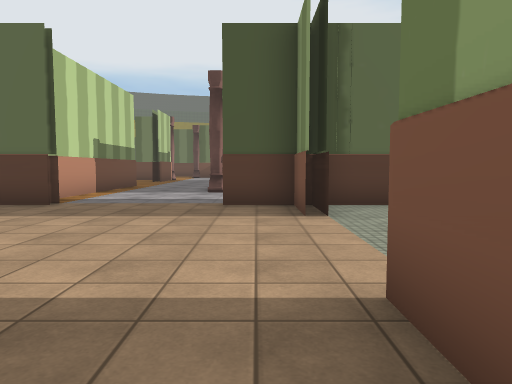
View 1 (above)

24 first-person views from a walk through a Unity game level. The camera is 1.3 m above the floor, tilts 4° down and sees 70° across. The floor is counted in squares, 2 m on a side. Each view is taken from the middle of a square. On the plan, view 1 faces up. The plan holds only what a view shows up to about 11 squares ahead; the rest is blank. The place goes on beyond the plan. Some surface patterns are stand-ins.

View 2
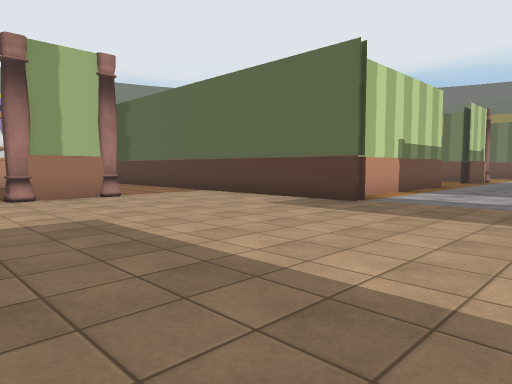

View 3
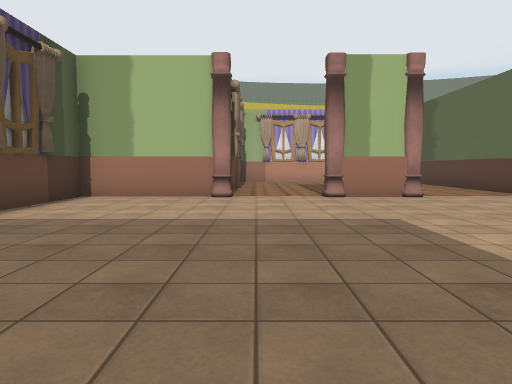

View 4
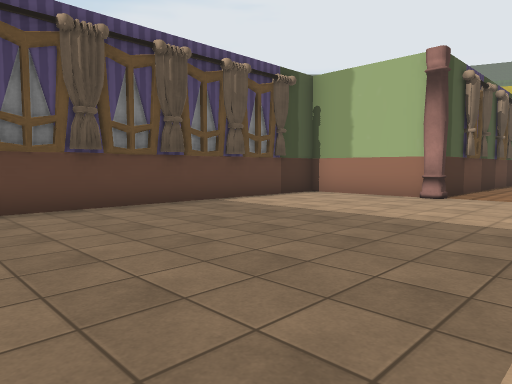

View 5
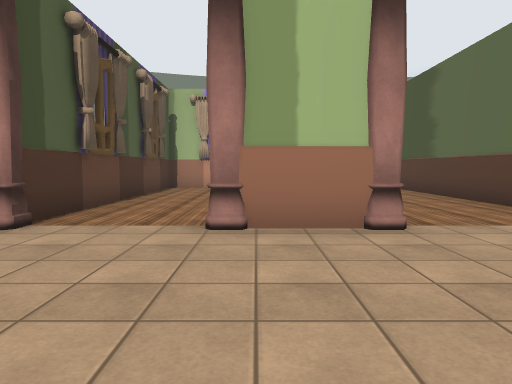

View 6
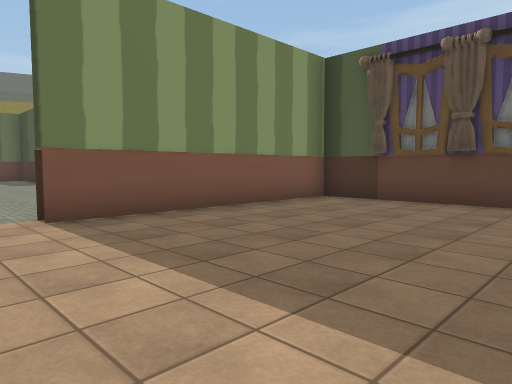

View 7
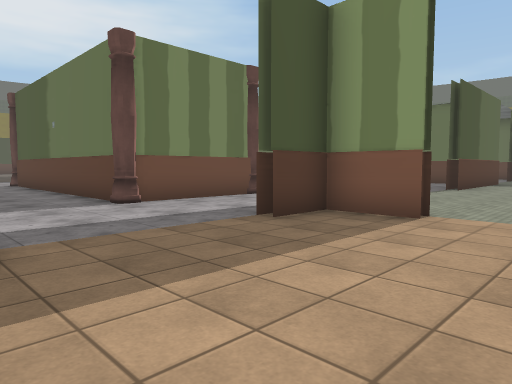

View 8
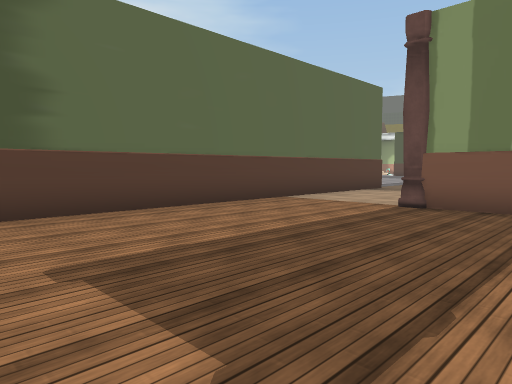

View 9
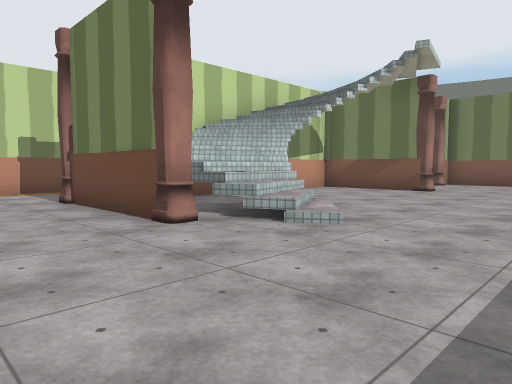

View 10
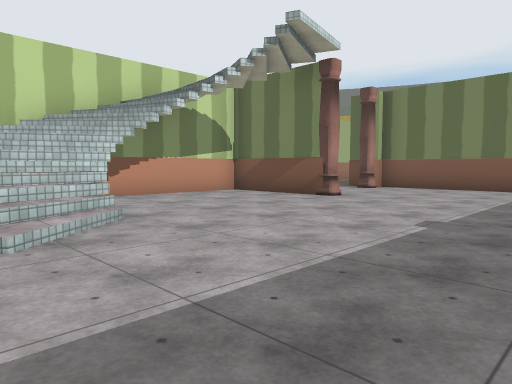

View 11
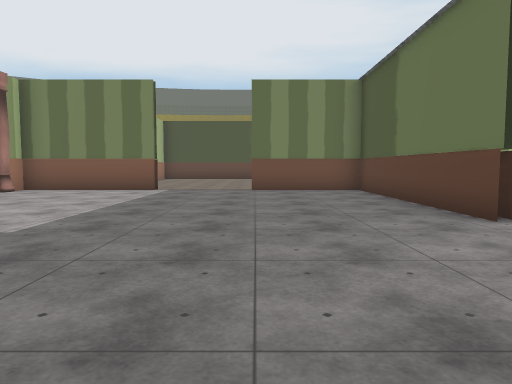

View 12
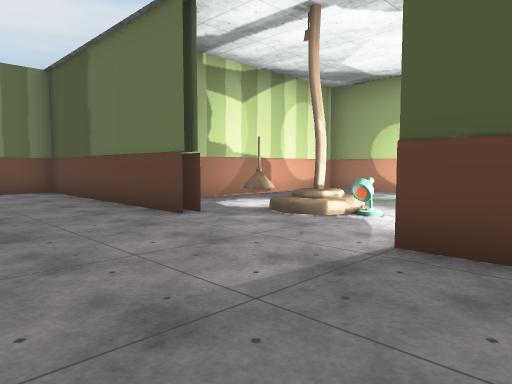

View 13
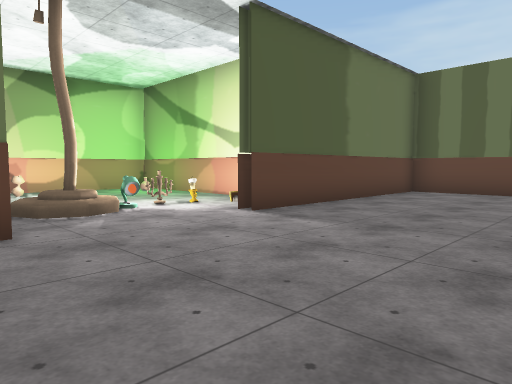

View 14
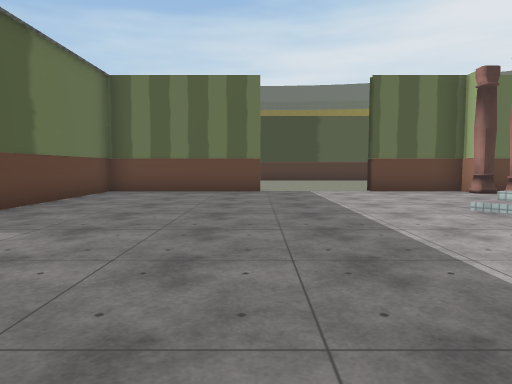

View 15
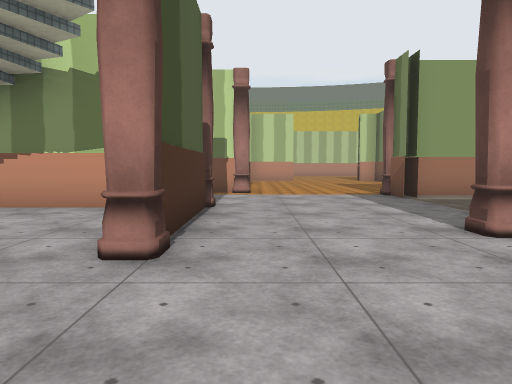

View 16
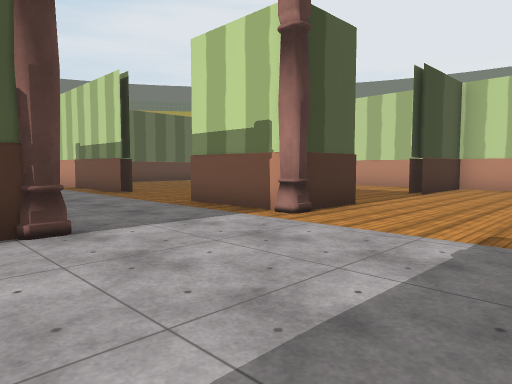

View 17
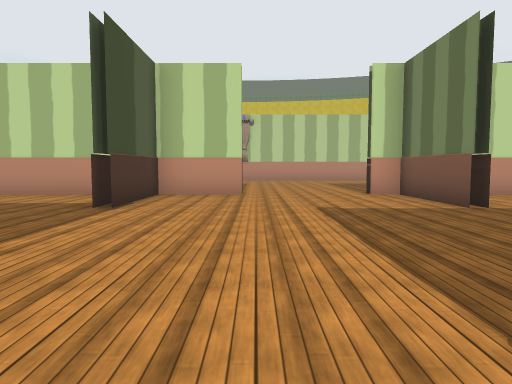

View 18
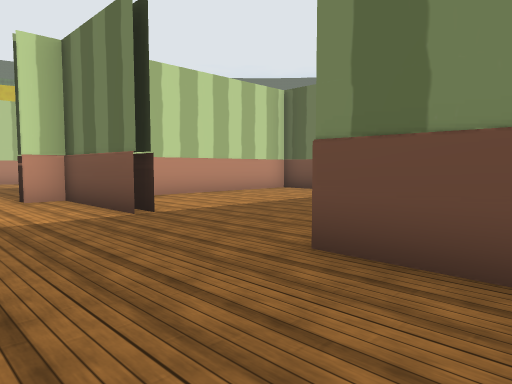

View 19
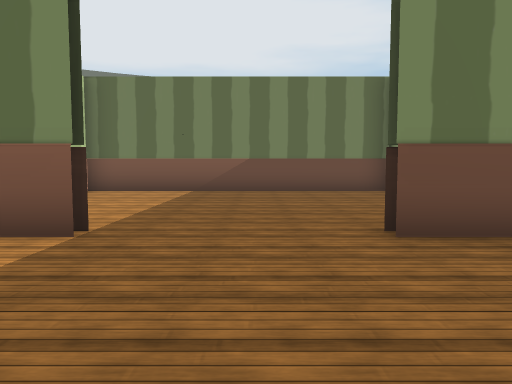

View 20
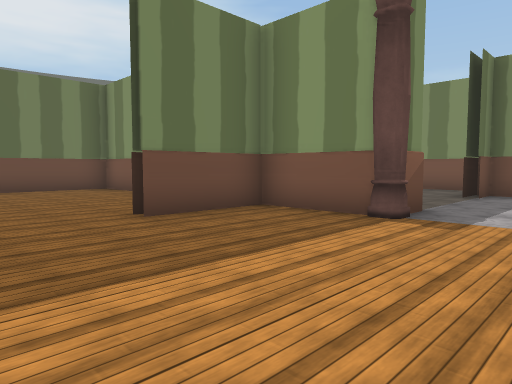

View 21
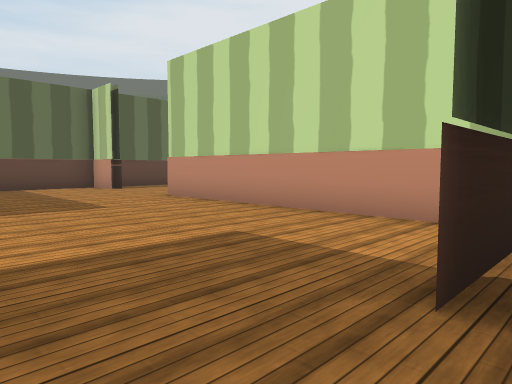

View 22
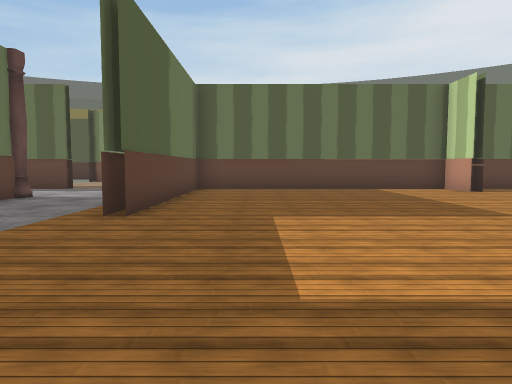

View 23
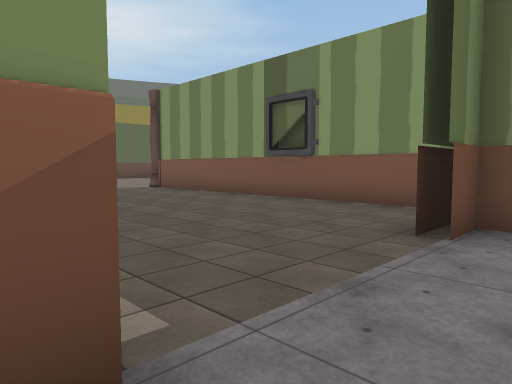

View 24
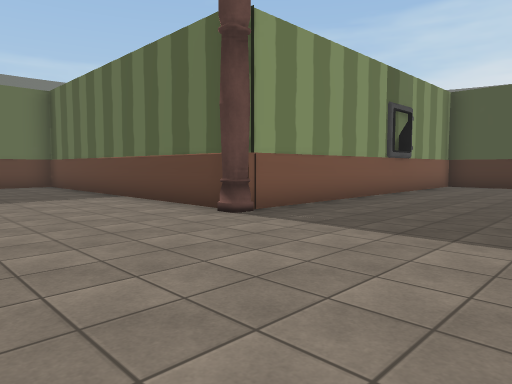

### Floor plan
Points are (right, up) in squares from view 1. A wall is a line through its corners. A room is listed if a view was taken in it or the views show most of it. See-through windows are left out.
Room 1 (views 1, 2, 3, 4, 5, 6, 7, 8)
walls: (-7.9, -1.4) (-7.9, -3.8) (0.6, -3.8) (0.6, 1.9); (-3.4, 6.1) (-14.5, 6.1); (-14.5, -0.6) (-8.4, -0.6)
ways out: opening at (-0.7, 4.3) to room 2
objects: other object (-8, -1); other object (-8, 2); other object (-8, 3)
Room 2 (views 9, 10, 11, 12, 13, 14, 15, 17, 18, 19, 20, 21, 22, 23)
walls: (1.6, 9.3) (-1.1, 9.3) (-1.1, 15.7); (1.5, 6.4) (4, 6.4); (2.2, 6.1) (-0.6, 6.1); (-0.1, 6.4) (-0.6, 6.4) (0.9, 6.4); (1.6, 16.9) (-0.5, 16.9); (-4, 11.4) (-4, 12.4) (-4, 7.4); (-0.8, 16.5) (-0.8, 11.5); (0.9, 4.6) (0.9, 6.2); (0.6, 4.6) (0.6, 6.2); (-0.5, 17.2) (1.6, 17.2); (8, 6.4) (6.9, 6.4) (10.8, 6.4) (10.8, 12.4); (8.5, 6.1) (6.9, 6.1); (-4, 17.5) (-4, 15.2); (11.1, 11.9) (11.1, 12.4); (10.8, 15.2) (10.8, 21) (7.9, 21); (1.4, 21) (0.4, 21); (11.1, 15.2) (11.1, 15.7); (-5.7, 17.7) (-4.4, 17.7); (1.6, 21.3) (0.4, 21.3); (5.3, 21) (1.6, 21); (13, 10.5) (17.4, 10.5) (17.4, 12.1); (-3.5, 21.4) (-3.5, 23.3) (-5.7, 23.3); (-10.2, 17.4) (-8.6, 17.4); (-11.5, 7.7) (-11.5, 6.4); (-11.8, 7.7) (-11.8, 7.1); (-11.5, 17.7) (-8.6, 17.7); (-11.5, 19.7) (-11.5, 10.6); (-13.5, 6.4) (-4.3, 6.4) (-4.3, 12.4) (-4.3, 11.6); (-8.6, 23.3) (-11.5, 23.3) (-11.5, 22.6); (-8.6, 23.6) (-9.4, 23.6); (17.4, 17.2) (12.5, 17.2); (-3.5, 28) (-3.5, 29.7) (-11.5, 29.7) (-11.5, 25.1)
ways out: opening at (-0.7, 4.3) to room 1; opening at (-1, 21.3) to room 3; opening at (6.5, 21)
objects: other object (-4, 18); other object (-3, 21); other object (-1, 9); other object (-1, 17); other object (2, 7); other object (2, 10); other object (2, 17); other object (2, 20); other object (12, 13); other object (13, 13); other object (13, 14); other object (13, 16); other object (16, 11); other object (16, 14)
Room 3 (views 16, 24)
walls: (3.4, 30.4) (11, 30.4); (2.9, 25.6) (2.9, 29.6); (11.8, 31.1) (11.8, 31.7); (2.9, 22) (2.9, 24.2); (-3.2, 23) (-3.2, 21.6); (1.3, 20.6) (1.3, 21.3) (2, 21.3)
ways out: opening at (-1, 21.3) to room 2
objects: other object (3, 30)

Where each view was taken, in squares from view 1:
view 1: 0 up, 0 right, facing up
view 2: 0 up, 0 right, facing up-left
view 3: 0 up, 0 right, facing left
view 4: 2 up, 0 right, facing down-left
view 5: 2 up, 4 left, facing left
view 6: 3 up, 4 left, facing down-right
view 7: 3 up, 4 left, facing up-right
view 8: 1 up, 14 left, facing up-right
view 9: 7 up, 6 right, facing up-left
view 10: 10 up, 7 right, facing up-left
view 11: 11 up, 8 right, facing up
view 12: 11 up, 8 right, facing up-right
view 13: 16 up, 7 right, facing down-right
view 14: 16 up, 7 right, facing down
view 15: 18 up, 5 right, facing left
view 16: 21 up, 0 right, facing down-left
view 17: 20 up, 3 left, facing left
view 18: 21 up, 4 left, facing up-left
view 19: 20 up, 7 left, facing up
view 20: 19 up, 8 left, facing up-right
view 21: 18 up, 7 left, facing down-left
view 22: 17 up, 6 left, facing down
view 23: 20 up, 3 left, facing up-right
view 24: 34 up, 1 left, facing down-right
